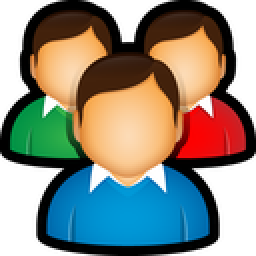
#> input picture buildingAppsWithPyQt/image_practice/customers.png, 128 x 128 px, found by its file name (shown 2 times larger)
$ python main.py
#> lines starting #> are read from the running program, lines starting #| are printed output that depends on the picture
from PIL import Image, ImageFilter, ImageEnhance

with Image.open('/Users/balogunishaq/Desktop/Python Zero to Knowing Tutorial/buildingAppsWithPyQt/image_practice/customers.png') as picture:
    # picture.show()

#> picture is the input picture: PIL image 128x128 RGBA; mean R, G, B, A 76.4, 76.3, 65.8, 193.4
    black_white = picture.convert("L")
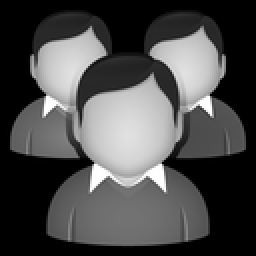
#> black_white: PIL image 128x128 L (shown 2 times larger); min 0, max 255, mean 75.1
    black_white.save("gray.png")

    mirror = picture.transpose(Image.FLIP_LEFT_RIGHT)
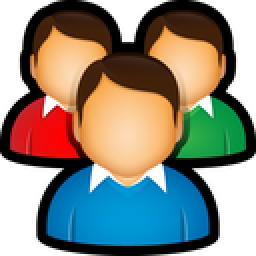
#> mirror: PIL image 128x128 RGBA (shown 2 times larger); mean R, G, B, A 76.4, 76.3, 65.8, 193.4; transparent parts drawn white
    mirror.save("mirror.png")

    blur = picture.filter(ImageFilter.BLUR)
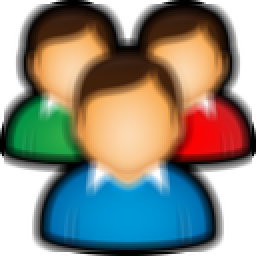
#> blur: PIL image 128x128 RGBA (shown 2 times larger); mean R, G, B, A 76.4, 76.3, 65.8, 192.8; transparent parts drawn white
    blur.save("blur.png")

    # Image Enhance
    contrast = ImageEnhance.Contrast(picture)
    contrast = contrast.enhance(2.5)
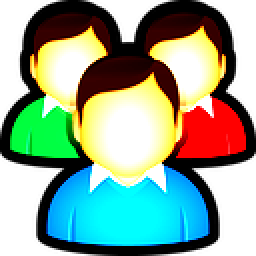
#> contrast: PIL image 128x128 RGBA (shown 2 times larger); mean R, G, B, A 78.3, 103.8, 84.5, 193.4; transparent parts drawn white
    contrast.save("contrast.png")

    color = ImageEnhance.Color(picture).enhance(2.5)
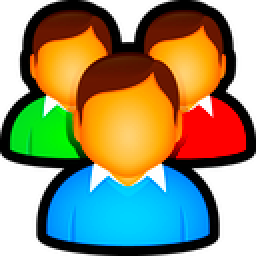
#> color: PIL image 128x128 RGBA (shown 2 times larger); mean R, G, B, A 83.8, 81.3, 49.7, 193.4; transparent parts drawn white
    color.save("color.png")
